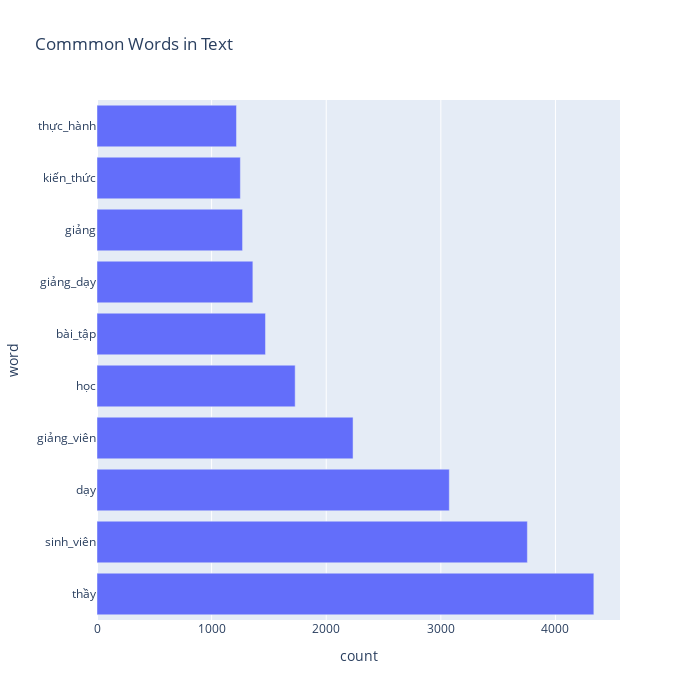

The cell this chart's notebook holds for it:
### Markdown cell above
## 4. Xóa bỏ các từ xuất hiện nhiều lần

### Code cell
cnt = Counter()
for text in data["sent_clean_tokenize_nosw"].values:
    for word in str(text).split():
        if word!='nhiệt_tình':
            cnt[word] += 1
cnt.most_common(10)
temp = pd.DataFrame(cnt.most_common(10))
temp.columns=['word', 'count']
import plotly.express as px
px.bar(temp, x="count", y="word", title='Commmon Words in Text', orientation='h', 
             width=700, height=700)

### Figure 1 — Plotly figure (JSON) as saved in the notebook; plotly's stock layout.template omitted (floating-point values rounded to 4 significant figures)
{"data": [{"alignmentgroup": "True", "hovertemplate": "count=%{x}<br>word=%{y}<extra></extra>", "legendgroup": "", "marker": {"color": "#636efa", "pattern": {"shape": ""}}, "name": "", "offsetgroup": "", "orientation": "h", "showlegend": false, "textposition": "auto", "type": "bar", "x": [4335, 3755, 3074, 2234, 1729, 1470, 1360, 1270, 1251, 1217], "xaxis": "x", "y": ["thầy", "sinh_viên", "dạy", "giảng_viên", "học", "bài_tập", "giảng_dạy", "giảng", "kiến_thức", "thực_hành"], "yaxis": "y"}], "layout": {"barmode": "relative", "height": 700, "legend": {"tracegroupgap": 0}, "title": {"text": "Commmon Words in Text"}, "width": 700, "xaxis": {"anchor": "y", "domain": [0, 1], "title": {"text": "count"}}, "yaxis": {"anchor": "x", "domain": [0, 1], "title": {"text": "word"}}}}
